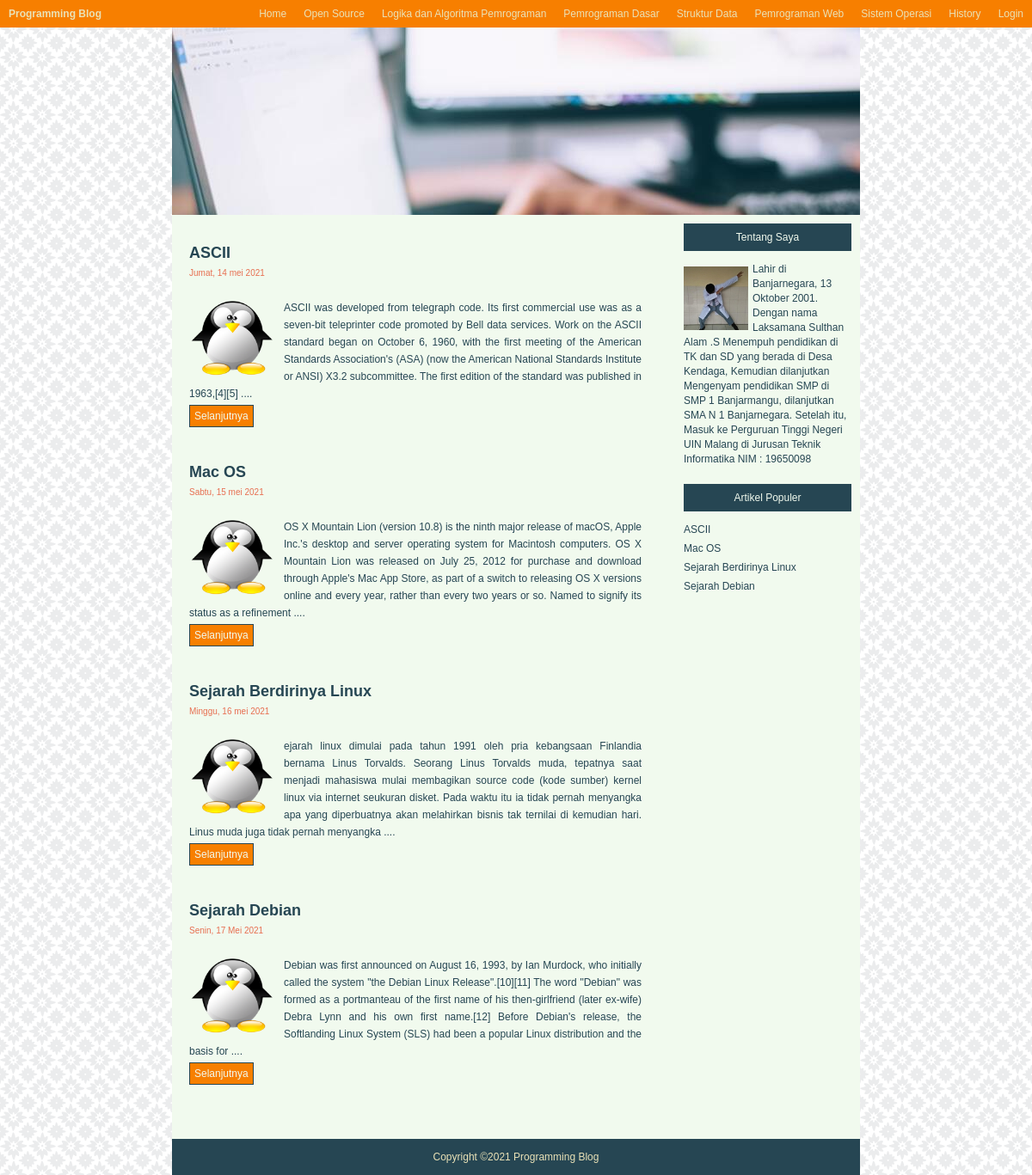
The page / on the database its author committed.
### tables this page shows
CREATE TABLE `tb_kategori` (
  `id` int(11) NOT NULL,
  `nama` varchar(200) NOT NULL,
  `keterangan` text NOT NULL
);

CREATE TABLE `tb_kontribusi` (
  `id` int(11) NOT NULL,
  `artikel` int(3) NOT NULL,
  `kategori` int(3) NOT NULL,
  `penulis` int(3) NOT NULL
);

CREATE TABLE `tb_artikel` (
  `id` int(11) NOT NULL,
  `tanggal` varchar(50) NOT NULL,
  `judul` varchar(200) NOT NULL,
  `isi` text NOT NULL,
  `gambar` varchar(200) NOT NULL
);

### fungsi.php (called while the page is built)
<?php
	function query_artikel($sql){
		global $koneksi;
		$hasil_query = mysqli_query($koneksi, $sql);
		$articles = array();
		while ($data_artikel = mysqli_fetch_assoc($hasil_query)) {
			$articles[] = $data_artikel;
		}
		return $articles;
	}
	function potong_artikel($teks, $jml_karakter){
		while ($teks[$jml_karakter-1] != " ") {
			--$jml_karakter;
		}
		return substr($teks, 0, $jml_karakter);
	}
?>

### index.php (the view, shortened to what this page needs)
<!DOCTYPE html>
<html>
<?php
	require_once ('koneksi.php');
	require_once ('fungsi.php');
?>
<head>
    <link rel="stylesheet" type="text/css" href="style.css" />
</head>
<body>
	<?php
	$sql = "SELECT tb_artikel.tanggal, tb_artikel.judul, tb_artikel.isi, tb_artikel.gambar,
			tb_kategori.nama, tb_pengguna.namalengkap, tb_kontribusi.id FROM tb_artikel, tb_kategori, tb_pengguna,
			tb_kontribusi WHERE tb_artikel.id=tb_kontribusi.artikel AND tb_kategori.id=tb_kontribusi.kategori
			AND tb_pengguna.id=tb_kontribusi.penulis";
	$sql2 = "SELECT * FROM tb_kategori";
	$data_artikel = query_artikel($sql);
	$data_artikel2 = query_artikel($sql2);
	?>
	<div class="navigasi">
		<h1 class="judulweb">Programming Blog</h1>
			<div class="menunavigasi">
			<ul>
			<li><a href="index.php">Home</a></li>
			<?php foreach ($data_artikel2 as $dah): ?>
				<li><a href="jenis.php?id=<?php echo $dah ['nama'] ?>"><?php echo $dah['nama']?></a></li>
			<?php endforeach ?>
			<li><a href="kelola/login.php">Login</a></li>
			</ul>
		</div>
	</div>
	<div class="pembungkus">
		<div class="header">
		</div>
		<div class="konten clearfix">
			<div class="kolomkiri">
				<?php foreach ($data_artikel as $da): ?>
					<div class="artikel">
					<h1 class="judulartikel"><?php echo $da['judul']?></h1>
						<p class="tanggalposting"><?php echo $da['tanggal']?></p>
						<div class="isiartikel">
							<img src="<?php echo $da['gambar'] ?>" class="gambarisiartikel">
								<p><?php echo potong_artikel($da['isi'], 400) . " ...." ?></p>
						</div>
						<a href="secondpage.php?id=<?php echo $da ['id'] ?>" class="tombolselanjutnya">Selanjutnya</a>
				</div>
				<?php endforeach ?>
			</div>
			<div class="kolomkanan">
				<div class="tentangsaya">
					<div class="judulsidebar">
						<p>Tentang Saya</p>
					</div>
					<div class="isisidebar">
						<img src="bio.jpg" class="gambartentang">
							<p>Lahir di Banjarnegara, 13 Oktober 2001. Dengan nama Laksamana Sulthan Alam .S
							Menempuh pendidikan di TK dan SD yang berada di Desa Kendaga, Kemudian dilanjutkan
							Mengenyam pendidikan SMP di SMP 1 Banjarmangu, dilanjutkan SMA N 1 Banjarnegara.
							Setelah itu, Masuk ke Perguruan Tinggi Negeri UIN Malang di Jurusan Teknik Informatika
							NIM : 19650098</p>
					</div>
				</div>
				<div class="artikelpopuler">
					<div class="judulsidebar">
						<p>Artikel Populer</p>
					</div>
					<div class="isisidebar">
						<ul>
							<?php foreach ($data_artikel as $da): ?>
								<li><a href="secondpage.php?id=<?php echo $da ['id'] ?>"><?php echo $da['judul']?></a></li>
							<?php endforeach ?>
						</ul>
					</div>
				</div>
			</div>
		</div>
		<div class="footer">
			<p>Copyright &#169;2021 Programming Blog</p>
			</div>
	</div>
</body>
</html>

### style.css (style rules this page uses)
html, body, div, span, applet, object, iframe, h1, h2, h3, h4, h5, h6, p, blockquote, pre, a, abbr, acronym, address, big, cite, code, del, dfn, em, img, ins, kbd, q, s, samp, small, strike, strong, sub, sup, tt, var, b, u, i, center, dl, dt, dd, ol, ul, li, fieldset, form, label, legend, table, caption, tbody, tfoot, thead, tr, th, td, article, aside, canvas, details, embed, figure, figcaption, footer, header, hgroup, menu, nav, output, ruby, section, summary, time, mark, audio, video { margin: 0; padding: 0; border: 0; font-size: 100%; font: inherit; vertical-align: baseline; }
body { line-height: 1; }
ol, ul { list-style: none; }
body { font-family: Verdana, Geneva, Tahoma, sans-serif; font-size: 12px; background-image: url("bg.png"); background-attachment: fixed; }
.navigasi { background-color: rgb(247, 127, 0); box-sizing: border-box; position: fixed; width: 100%; }
.navigasi h1 { font-weight: bold; color: rgb(234, 226, 183); float: left; padding: 10px; }
.menunavigasi ul { list-style-type: none; float: right; }
.menunavigasi ul li { float: left; }
.menunavigasi li a { display: block; text-decoration: none; color: rgb(234, 226, 183); padding: 10px; }
.pembungkus { width: 800px; box-sizing: border-box; margin-left: auto; margin-right: auto; }
.header { height: 250px; background-image: url("hdr.jpg"); background-size: cover; }
.konten { box-sizing: border-box; background-color: rgb(241, 250, 238); padding: 10px; color: rgb(38, 70, 83); }
.konten h1.judulartikel { font-size: 18px; font-weight: bold; margin-top: 15px; }
.konten p.tanggalposting { font-size: 10px; color: rgb(231, 111, 81); margin-top: 10px; }
.isiartikel { margin-top: 25px; }
.isiartikel p { text-align: justify; line-height: 20px; margin-bottom: 10px; }
.isiartikel img.gambarisiartikel { width: 100px; float: left; margin-right: 10px; margin-bottom: 5px; }
.footer { padding: 15px; background-color: rgb(38, 70, 83); color: rgb(234, 226, 183); text-align: center; }
.kolomkiri { box-sizing: border-box; width: 70%; padding: 10px; color: rgb(38, 70, 83); float: left; }
.kolomkanan { box-sizing: border-box; width: 25%; float: right; }
.artikel { margin-bottom: 50px; }
.kolomkiri h1.judulartikel { font-size: 18px; font-weight: bold; margin-top: 15px; }
.kolomkiri p.tanggalposting { font-size: 10px; color: rgb(231, 111, 81); margin-top: 10px; margin-bottom: 25px }
.clearfix::after { content: ""; clear: both; display: table; }
.tombolselanjutnya { background-color: rgb(247, 127, 0); padding: 5px; border-style: solid; border-color: rgb(38, 70, 83); border-width: 1.5px; }
a.tombolselanjutnya { text-decoration: none; color: rgb(241, 250, 238); }
.kolomkanan .judulsidebar { background-color: rgb(38, 70, 83); color: rgb(241, 250, 238); text-align: center; padding: 10px; margin-bottom: 13px; }
.isisidebar .gambartentang { width: 75px; margin-top: 5px; margin-right: 5px; float: left; }
.isisidebar p { line-height: 17px; }
.isisidebar ul { line-height: 17px; }
.isisidebar ul li { margin-bottom: 5px; }
.isisidebar ul li a { text-decoration: none; color: rgb(38, 70, 83); }
.artikelpopuler { margin-top: 20px; }

### rows shown on the page
tb_kategori: nama "Open Source"
tb_kategori: nama "Logika dan Algoritma Pemrograman"
tb_kategori: nama "Pemrograman Dasar"
tb_kategori: nama "Struktur Data"
tb_kategori: nama "Pemrograman Web"
tb_kategori: nama "Sistem Operasi"
tb_kategori: nama "History"
tb_kontribusi: artikel.judul "ASCII", artikel.tanggal "Jumat, 14 mei 2021", artikel.gambar (picture), artikel.isi "ASCII was developed from telegraph code. Its first commercial use was as a seven-bit teleprinter code promoted by Bell data services. Work on the ASCII standard began on October 6, 1960, with the first meeting of the American Standards Association's (ASA) (now the American National Standards Institute or ANSI) X3.2 subcommittee. The first edition of the standard was published in 1963,[4][5]"
tb_kontribusi: artikel.judul "Mac OS", artikel.tanggal "Sabtu, 15 mei 2021", artikel.gambar (picture), artikel.isi "OS X Mountain Lion (version 10.8) is the ninth major release of macOS, Apple Inc.'s desktop and server operating system for Macintosh computers. OS X Mountain Lion was released on July 25, 2012 for purchase and download through Apple's Mac App Store, as part of a switch to releasing OS X versions online and every year, rather than every two years or so. Named to signify its status as a refinement"
tb_kontribusi: artikel.judul "Sejarah Berdirinya Linux", artikel.tanggal "Minggu, 16 mei 2021", artikel.gambar (picture), artikel.isi "ejarah linux dimulai pada tahun 1991 oleh pria kebangsaan Finlandia bernama Linus Torvalds. Seorang Linus Torvalds muda, tepatnya saat menjadi mahasiswa mulai membagikan source code (kode sumber) kernel linux via internet seukuran disket. Pada waktu itu ia tidak pernah menyangka apa yang diperbuatnya akan melahirkan bisnis tak ternilai di kemudian hari. Linus muda juga tidak pernah menyangka"
tb_kontribusi: artikel.judul "Sejarah Debian", artikel.tanggal "Senin, 17 Mei 2021", artikel.gambar (picture), artikel.isi "Debian was first announced on August 16, 1993, by Ian Murdock, who initially called the system \"the Debian Linux Release\".[10][11] The word \"Debian\" was formed as a portmanteau of the first name of his then-girlfriend (later ex-wife) Debra Lynn and his own first name.[12] Before Debian's release, the Softlanding Linux System (SLS) had been a popular Linux distribution and the basis for"
